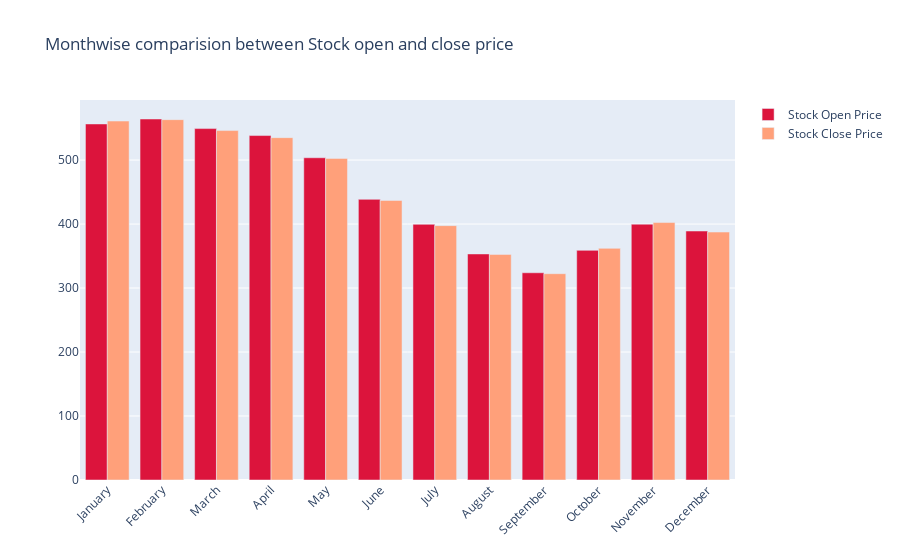

Write notebook code for a chart like this one.
### Code cell
fig = go.Figure()

fig.add_trace(go.Bar(
    x=monthvise.index,
    y=monthvise['open'],
    name='Stock Open Price',
    marker_color='crimson'
))
fig.add_trace(go.Bar(
    x=monthvise.index,
    y=monthvise['close'],
    name='Stock Close Price',
    marker_color='lightsalmon'
))

fig.update_layout(barmode='group', xaxis_tickangle=-45,
                  title='Monthwise comparision between Stock open and close price')
fig.show()

### Figure 1 — Plotly figure (JSON) as saved in the notebook; plotly's stock layout.template omitted (floating-point values rounded to 4 significant figures)
{"data": [{"marker": {"color": "crimson"}, "name": "Stock Open Price", "type": "bar", "x": ["January", "February", "March", "April", "May", "June", "July", "August", "September", "October", "November", "December"], "y": [556.4, 564.2, 549.2, 538.3, 503.6, 438.6, 399.6, 353.3, 323.9, 358.9, 399.8, 389.1]}, {"marker": {"color": "lightsalmon"}, "name": "Stock Close Price", "type": "bar", "x": ["January", "February", "March", "April", "May", "June", "July", "August", "September", "October", "November", "December"], "y": [561.0, 563.2, 546.1, 535.0, 502.6, 436.8, 397.5, 352.6, 322.4, 362.0, 402.4, 387.5]}], "layout": {"barmode": "group", "title": {"text": "Monthwise comparision between Stock open and close price"}, "xaxis": {"tickangle": -45}}}
